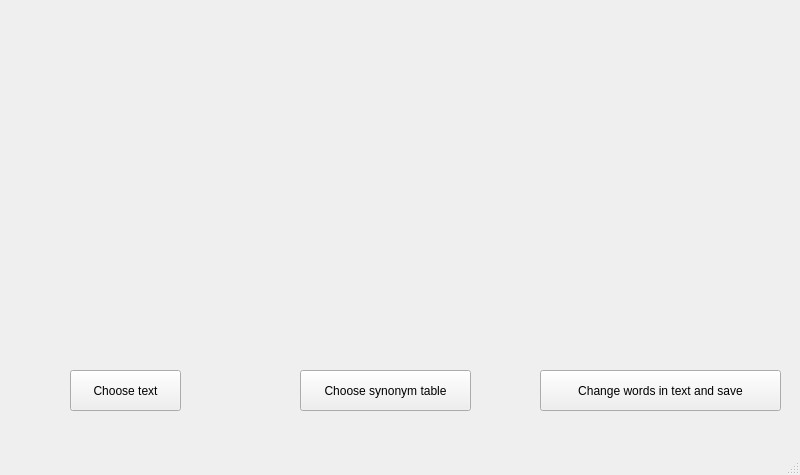
<?xml version="1.0" encoding="UTF-8"?>
<ui version="4.0">
 <class>MainWindow</class>
 <widget class="QMainWindow" name="MainWindow">
  <property name="geometry">
   <rect>
    <x>0</x>
    <y>0</y>
    <width>800</width>
    <height>475</height>
   </rect>
  </property>
  <property name="windowTitle">
   <string>MainWindow</string>
  </property>
  <widget class="QWidget" name="centralwidget">
   <widget class="QLabel" name="textLabel">
    <property name="geometry">
     <rect>
      <x>20</x>
      <y>20</y>
      <width>751</width>
      <height>341</height>
     </rect>
    </property>
    <property name="text">
     <string/>
    </property>
    <property name="alignment">
     <set>Qt::AlignLeading|Qt::AlignLeft|Qt::AlignTop</set>
    </property>
    <property name="wordWrap">
     <bool>true</bool>
    </property>
   </widget>
   <widget class="QPushButton" name="chooseTextBtn">
    <property name="geometry">
     <rect>
      <x>70</x>
      <y>370</y>
      <width>111</width>
      <height>41</height>
     </rect>
    </property>
    <property name="text">
     <string>Choose text</string>
    </property>
   </widget>
   <widget class="QPushButton" name="selectTableBtn">
    <property name="geometry">
     <rect>
      <x>300</x>
      <y>370</y>
      <width>171</width>
      <height>41</height>
     </rect>
    </property>
    <property name="text">
     <string>Choose synonym table</string>
    </property>
   </widget>
   <widget class="QPushButton" name="resultBtn">
    <property name="geometry">
     <rect>
      <x>540</x>
      <y>370</y>
      <width>241</width>
      <height>41</height>
     </rect>
    </property>
    <property name="text">
     <string>Change words in text and save</string>
    </property>
   </widget>
  </widget>
  <widget class="QMenuBar" name="menubar">
   <property name="geometry">
    <rect>
     <x>0</x>
     <y>0</y>
     <width>800</width>
     <height>26</height>
    </rect>
   </property>
  </widget>
  <widget class="QStatusBar" name="statusbar"/>
 </widget>
 <resources/>
 <connections/>
</ui>
